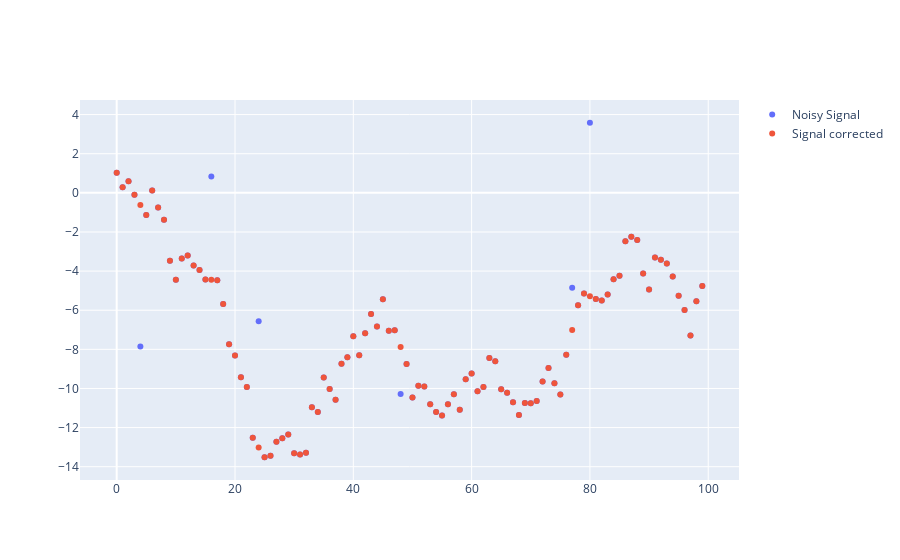

This figure's notebook cell:
### Code cell
xxxx = np.interp(np.arange(len(new_counts)), 
          np.arange(len(new_counts))[~np.isnan(new_counts)], 
          new_counts[np.isnan(new_counts) == False])
plot_signal(noisy_signal, signal_corrected=xxxx)
np.isnan(new_counts)
